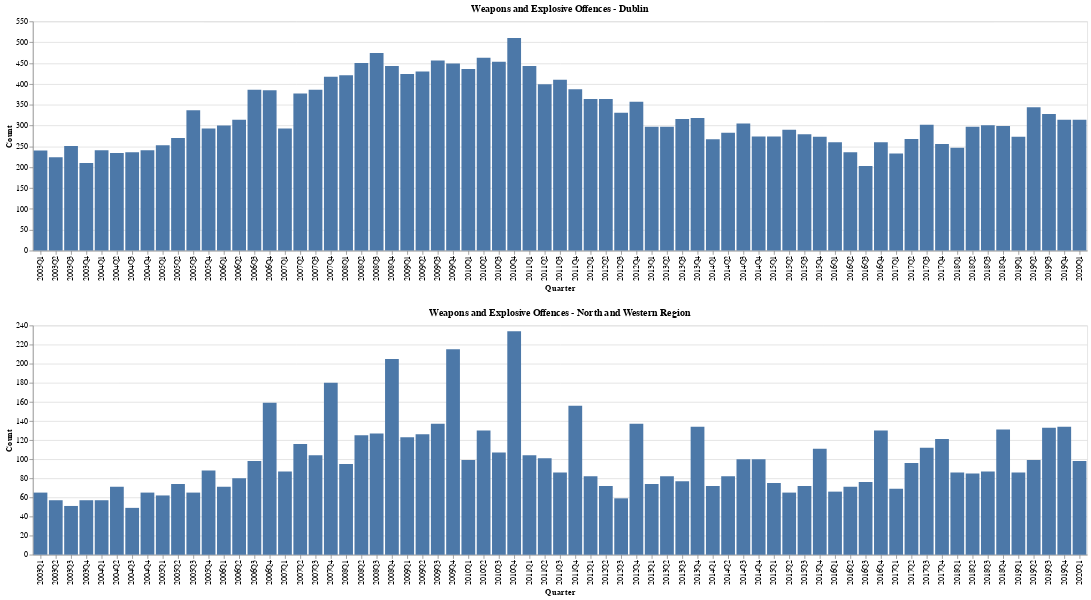

Here is the notebook cell this chart was saved with:
### Code cell
chart_wae_dublin = alt.Chart(weapons_explosives_dublin, title = 'Weapons and Explosive Offences - Dublin').mark_bar().encode(
    alt.X("Quarter"),
    y='Count'
)

chart_wae_west = alt.Chart(weapons_explosives_west, title = 'Weapons and Explosive Offences - North and Western Region').mark_bar().encode(
    alt.X("Quarter"),
    y='Count'
)

chart_wae_east = alt.Chart(weapons_explosives_east, title = 'Weapons and Explosive Offences - Eastern Region').mark_bar().encode(
    alt.X("Quarter"),
    y='Count'
)

chart_wae_south = alt.Chart(weapons_explosives_south, title = 'Weapons and Explosive Offences - Southern Region').mark_bar().encode(
    alt.X("Quarter"),
    y='Count'
)

chart_wae_dublin & chart_wae_west

### Figure 1 — Vega-Lite specification as saved in the notebook (floating-point values rounded to 4 significant figures)
{"config": {"view": {"continuousWidth": 400, "continuousHeight": 300}}, "vconcat": [{"data": {"name": "data-cec7ba4a8da48b9213d53ca7c1d0cff3"}, "mark": "bar", "encoding": {"x": {"type": "nominal", "field": "Quarter"}, "y": {"type": "quantitative", "field": "Count"}}, "title": "Weapons and Explosive Offences - Dublin"}, {"data": {"name": "data-27cce7e4a1d8f203ef9476416bff6b89"}, "mark": "bar", "encoding": {"x": {"type": "nominal", "field": "Quarter"}, "y": {"type": "quantitative", "field": "Count"}}, "title": "Weapons and Explosive Offences - North and Western Region"}], "$schema": "https://vega.github.io/schema/vega-lite/v4.8.1.json", "datasets": {"data-cec7ba4a8da48b9213d53ca7c1d0cff3": [{"Quarter": "2003Q1", "Count": 240}, {"Quarter": "2003Q2", "Count": 224}, {"Quarter": "2003Q3", "Count": 251}, {"Quarter": "2003Q4", "Count": 210}, {"Quarter": "2004Q1", "Count": 241}, {"Quarter": "2004Q2", "Count": 234}, {"Quarter": "2004Q3", "Count": 236}, {"Quarter": "2004Q4", "Count": 241}, {"Quarter": "2005Q1", "Count": 253}, {"Quarter": "2005Q2", "Count": 270}, {"Quarter": "2005Q3", "Count": 337}, {"Quarter": "2005Q4", "Count": 293}, {"Quarter": "2006Q1", "Count": 300}, {"Quarter": "2006Q2", "Count": 314}, {"Quarter": "2006Q3", "Count": 386}, {"Quarter": "2006Q4", "Count": 385}, {"Quarter": "2007Q1", "Count": 293}, {"Quarter": "2007Q2", "Count": 377}, {"Quarter": "2007Q3", "Count": 386}, {"Quarter": "2007Q4", "Count": 417}, {"Quarter": "2008Q1", "Count": 421}, {"Quarter": "2008Q2", "Count": 450}, {"Quarter": "2008Q3", "Count": 474}, {"Quarter": "2008Q4", "Count": 443}, {"Quarter": "2009Q1", "Count": 424}, {"Quarter": "2009Q2", "Count": 430}, {"Quarter": "2009Q3", "Count": 456}, {"Quarter": "2009Q4", "Count": 449}, {"Quarter": "2010Q1", "Count": 436}, {"Quarter": "2010Q2", "Count": 463}, {"Quarter": "2010Q3", "Count": 453}, {"Quarter": "2010Q4", "Count": 510}, {"Quarter": "2011Q1", "Count": 443}, {"Quarter": "2011Q2", "Count": 399}, {"Quarter": "2011Q3", "Count": 410}, {"Quarter": "2011Q4", "Count": 387}, {"Quarter": "2012Q1", "Count": 364}, {"Quarter": "2012Q2", "Count": 364}, {"Quarter": "2012Q3", "Count": 331}, {"Quarter": "2012Q4", "Count": 357}, {"Quarter": "2013Q1", "Count": 297}, {"Quarter": "2013Q2", "Count": 297}, {"Quarter": "2013Q3", "Count": 316}, {"Quarter": "2013Q4", "Count": 318}, {"Quarter": "2014Q1", "Count": 267}, {"Quarter": "2014Q2", "Count": 283}, {"Quarter": "2014Q3", "Count": 305}, {"Quarter": "2014Q4", "Count": 274}, {"Quarter": "2015Q1", "Count": 274}, {"Quarter": "2015Q2", "Count": 290}, {"Quarter": "2015Q3", "Count": 279}, {"Quarter": "2015Q4", "Count": 273}, {"Quarter": "2016Q1", "Count": 260}, {"Quarter": "2016Q2", "Count": 236}, {"Quarter": "2016Q3", "Count": 203}, {"Quarter": "2016Q4", "Count": 260}, {"Quarter": "2017Q1", "Count": 233}, {"Quarter": "2017Q2", "Count": 268}, {"Quarter": "2017Q3", "Count": 302}, {"Quarter": "2017Q4", "Count": 256}, {"Quarter": "2018Q1", "Count": 247}, {"Quarter": "2018Q2", "Count": 297}, {"Quarter": "2018Q3", "Count": 301}, {"Quarter": "2018Q4", "Count": 299}, {"Quarter": "2019Q1", "Count": 273}, {"Quarter": "2019Q2", "Count": 344}, {"Quarter": "2019Q3", "Count": 328}, {"Quarter": "2019Q4", "Count": 314}, {"Quarter": "2020Q1", "Count": 314}], "data-27cce7e4a1d8f203ef9476416bff6b89": [{"Quarter": "2003Q1", "Count": 65}, {"Quarter": "2003Q2", "Count": 57}, {"Quarter": "2003Q3", "Count": 51}, {"Quarter": "2003Q4", "Count": 57}, {"Quarter": "2004Q1", "Count": 57}, {"Quarter": "2004Q2", "Count": 71}, {"Quarter": "2004Q3", "Count": 49}, {"Quarter": "2004Q4", "Count": 65}, {"Quarter": "2005Q1", "Count": 62}, {"Quarter": "2005Q2", "Count": 74}, {"Quarter": "2005Q3", "Count": 65}, {"Quarter": "2005Q4", "Count": 88}, {"Quarter": "2006Q1", "Count": 71}, {"Quarter": "2006Q2", "Count": 80}, {"Quarter": "2006Q3", "Count": 98}, {"Quarter": "2006Q4", "Count": 159}, {"Quarter": "2007Q1", "Count": 87}, {"Quarter": "2007Q2", "Count": 116}, {"Quarter": "2007Q3", "Count": 104}, {"Quarter": "2007Q4", "Count": 180}, {"Quarter": "2008Q1", "Count": 95}, {"Quarter": "2008Q2", "Count": 125}, {"Quarter": "2008Q3", "Count": 127}, {"Quarter": "2008Q4", "Count": 205}, {"Quarter": "2009Q1", "Count": 123}, {"Quarter": "2009Q2", "Count": 126}, {"Quarter": "2009Q3", "Count": 137}, {"Quarter": "2009Q4", "Count": 215}, {"Quarter": "2010Q1", "Count": 99}, {"Quarter": "2010Q2", "Count": 130}, {"Quarter": "2010Q3", "Count": 107}, {"Quarter": "2010Q4", "Count": 234}, {"Quarter": "2011Q1", "Count": 104}, {"Quarter": "2011Q2", "Count": 101}, {"Quarter": "2011Q3", "Count": 86}, {"Quarter": "2011Q4", "Count": 156}, {"Quarter": "2012Q1", "Count": 82}, {"Quarter": "2012Q2", "Count": 72}, {"Quarter": "2012Q3", "Count": 59}, {"Quarter": "2012Q4", "Count": 137}, {"Quarter": "2013Q1", "Count": 74}, {"Quarter": "2013Q2", "Count": 82}, {"Quarter": "2013Q3", "Count": 77}, {"Quarter": "2013Q4", "Count": 134}, {"Quarter": "2014Q1", "Count": 72}, {"Quarter": "2014Q2", "Count": 82}, {"Quarter": "2014Q3", "Count": 100}, {"Quarter": "2014Q4", "Count": 100}, {"Quarter": "2015Q1", "Count": 75}, {"Quarter": "2015Q2", "Count": 65}, {"Quarter": "2015Q3", "Count": 72}, {"Quarter": "2015Q4", "Count": 111}, {"Quarter": "2016Q1", "Count": 66}, {"Quarter": "2016Q2", "Count": 71}, {"Quarter": "2016Q3", "Count": 76}, {"Quarter": "2016Q4", "Count": 130}, {"Quarter": "2017Q1", "Count": 69}, {"Quarter": "2017Q2", "Count": 96}, {"Quarter": "2017Q3", "Count": 112}, {"Quarter": "2017Q4", "Count": 121}, {"Quarter": "2018Q1", "Count": 86}, {"Quarter": "2018Q2", "Count": 85}, {"Quarter": "2018Q3", "Count": 87}, {"Quarter": "2018Q4", "Count": 131}, {"Quarter": "2019Q1", "Count": 86}, {"Quarter": "2019Q2", "Count": 99}, {"Quarter": "2019Q3", "Count": 133}, {"Quarter": "2019Q4", "Count": 134}, {"Quarter": "2020Q1", "Count": 98}]}}
